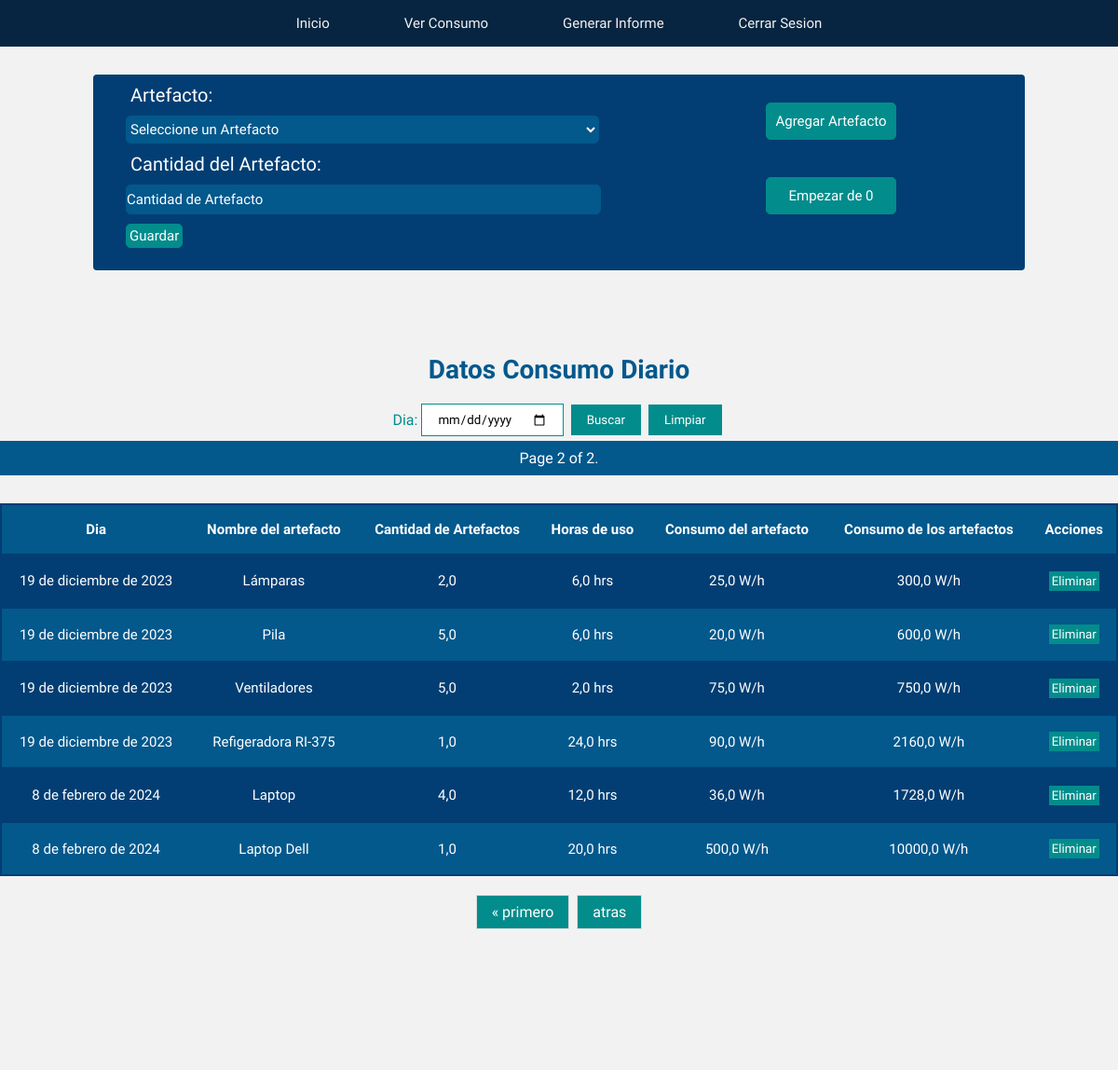
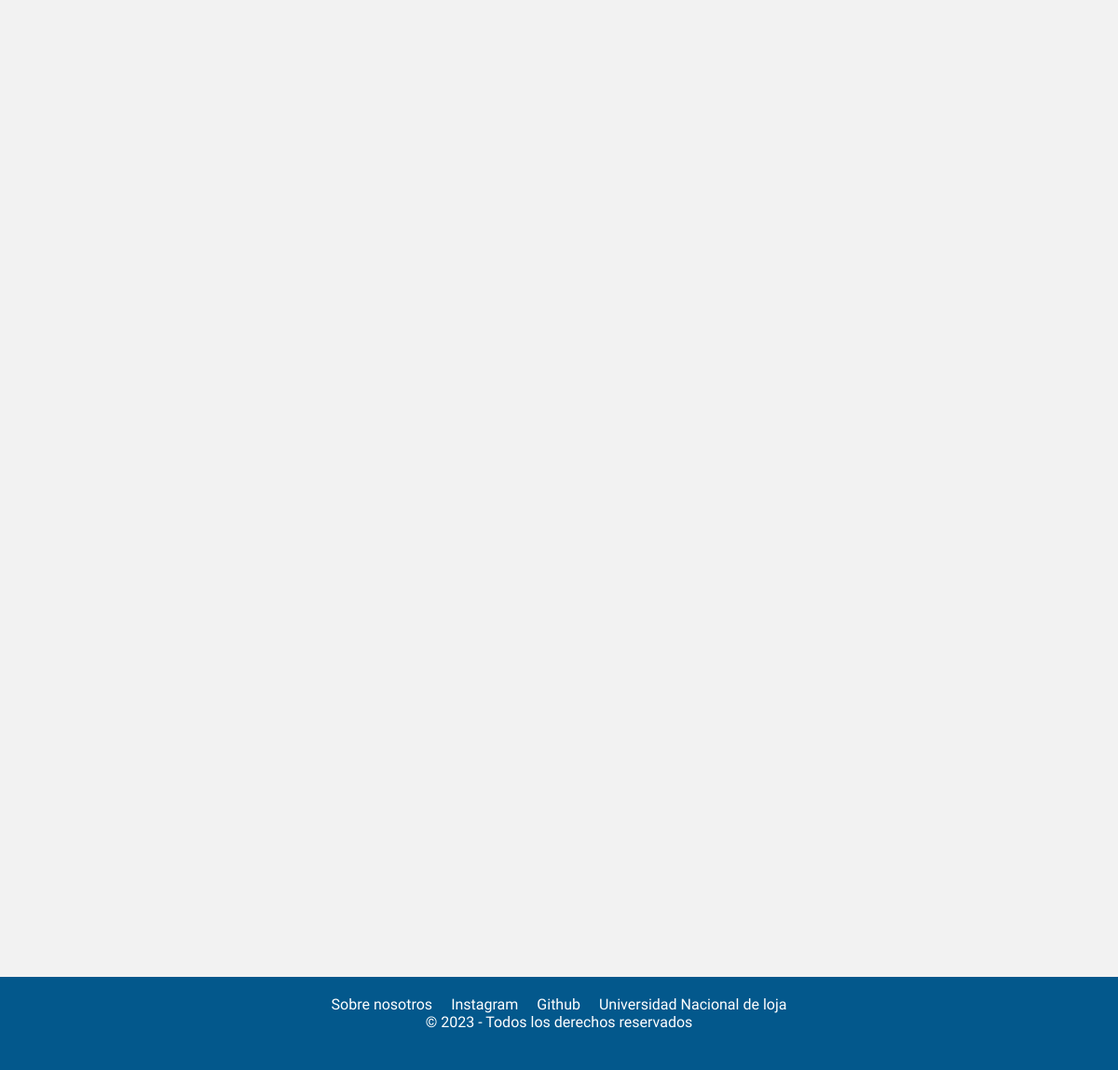
/paginaUsuario/inventario/?page=2 (signed in), run on the app's committed database (2 pictures, top to bottom).
### energy/models.py (models this page shows, shortened)
class Inventario(models.Model):
    user = models.ForeignKey(User, on_delete=models.CASCADE)
    artefacto = models.ForeignKey(Artefacto, on_delete=models.SET_NULL, null=True, related_name="artefacto_list")
    dia = models.DateField(default=datetime.now)
    cantidad_artefacto = models.FloatField()
    consumo_artefacto = models.FloatField(default=0)

class Artefacto(models.Model):
    user = models.ForeignKey(User, on_delete=models.CASCADE)
    nombre_artefacto = models.CharField(max_length=20)
    consumo_wh = models.FloatField(default=0)
    horas_de_uso = models.FloatField(default=0)
    def __str__(self):
        return f"{self.nombre_artefacto}"

### energy/views.py (the view, shortened to what this page needs)
# urls.py: path('paginaUsuario/inventario/', inventario, name="inventario"),
def inventario(request):
    if request.user.is_anonymous:
        return redirect('home')
    if request.user.is_authenticated:
        print(request.user.modoclaro.modo_claro)  # Corregir esta línea
        inventario_artefacto = Inventario.objects.filter(user=request.user)
        consumo_diario_del_mes = Informe.objects.filter(user=request.user)
        if request.method == 'GET':
            form = InventarioForm(user=request.user)
            inventario_artefacto = inventario_artefacto.order_by('dia')
            paginacion_inventario = Paginator(inventario_artefacto, 10)
            numero_pagina = request.GET.get('page')
            inventario_artefacto = paginacion_inventario.get_page(numero_pagina)
            return render(request, 'energy/home/inventario.html', {
                'form': form,
                'inventario_artefacto': inventario_artefacto,
                'consumo_diario': consumo_diario_del_mes,
                'eliminar_inventario': eliminar_inventario,
                'filtrar_inventario': FiltrarInventarioForm
            })
        return render(request, 'energy/home/inventario.html', {
            'eliminar': eliminar_artefacto_inventario,
            'ver_todo': Inventario.objects.filter(user=request.user),
        })

### energy/forms.py
class InventarioForm(forms.ModelForm):
    artefacto = forms.ModelChoiceField(
        widget=forms.Select(attrs={'placeholder': 'Artefacto'}),
        queryset=Artefacto.objects.all(),  # Inicialmente todos los artefacto, se actualizará en el __init__
        empty_label='Seleccione un Artefacto',
        required=True,
    )
    class Meta:
        model = Inventario
        fields = ('artefacto', 'cantidad_artefacto')
        widgets = {
            'cantidad_artefacto': forms.NumberInput(attrs={
                'placeholder': 'Cantidad de Artefacto',
                'min': '1',
            }),
        }
        labels = {
            'artefacto': 'Artefacto',
            'cantidad_artefacto': 'Cantidad del Artefacto',
        }
    def __init__(self, user, *args, **kwargs):
        super(InventarioForm, self).__init__(*args, **kwargs)
        self.fields['artefacto'].queryset = Artefacto.objects.filter(user=user)

### energy/templates/energy/home/inventario.html (shortened to what this page needs)
{% load static %}
<!DOCTYPE html>
<html lang="en">
<head>
    {% if  request.user.modoclaro.modo_claro %}
    <link rel="stylesheet" href="{% static 'energy/css/modo_claro/mcl_inventary.css' %}">
    {% else %}
    <link rel="stylesheet" href="{% static 'energy/css/modo_oscuro/mo_inventario.css' %}">
    {% endif %}
</head>
<body>
    <nav class="menu">
        <a href="{% url 'paginaUsuario' %}">Inicio</a>
        <a href="{% url 'proyecciones' %}">Ver Consumo</a>
        <a href="{% url 'informe' %}">Generar Informe</a>
        <a href="{% url 'cerrarSesion' %}">Cerrar Sesion</a>
    </nav>
    <div class="contenedor">
        <div class="formulario">
            <div class="form_content">
                <form method="post" action="{% url 'inventario' %}">
                    {{ form.as_p }}
                    <button type="submit">Guardar</button>
                  </form>
            </div>
            <div class="form_buttons">
                <button type="submit" ><a href="{% url 'artefacto' %}">Agregar Artefacto</a></button>
                <button type="submit"><a href="{% url 'eliminarInventario' %}"> Empezar de 0</a></button>
            </div>
        </div>
    </div>
<section class="section">
    <h1>Datos Consumo Diario</h1>
<form method="post" class="filtrar_artefacto">
    {{ filtrar_inventario }}
    <button type="submit"> Buscar</button>
    <button type="button" class="ver_todo"><a href="{% url 'inventario' %}">Limpiar</a></button>
</form>
 <span class="current">
            Page {{ inventario_artefacto.number }} of {{ inventario_artefacto.paginator.num_pages }}.
 </span>
<table>
  <tr>
      <th>Dia</th>
      <th>Nombre del artefacto</th>
      <th>Cantidad de Artefactos</th>
      <th>Horas de uso</th>
      <th>Consumo del artefacto</th>
      <th>Consumo de los artefactos</th>
      <th>Acciones</th>
  </tr>
  {% for inventario in inventario_artefacto %}
    <tr>
        <td>{{ inventario.dia }}</td>
        <td>{{ inventario.artefacto.nombre_artefacto }}</td>
        <td>{{ inventario.cantidad_artefacto }}</td>
        <td>{{ inventario.artefacto.horas_de_uso }} hrs</td>
        <td>{{ inventario.artefacto.consumo_wh }} W/h</td>
        <td>{{ inventario.consumo_artefacto }} W/h</td>
        <td>
        <form method="post" action="{% url 'eliminarArtefactoInventario' inventario.id %}">
          <button type="submit">Eliminar</button>
        </form>
        </td>
    </tr>
  {% endfor %}
</table>
<div class="pagination">
    <span class="step-links">
        {% if inventario_artefacto.has_previous %}
            <a href="?page=1">&laquo; primero</a>
            <a href="?page={{ inventario_artefacto.previous_page_number }}">atras</a>
        {% endif %}
    </span>
</div>
</section>
<footer>
    <nav class="navbarContactos">
        <ul class="contactos">
            <li><a href="{% url 'nosotros' %}">Sobre nosotros</a></li>
            <li><a href="https://www.instagram.com/foranix/">Instagram</a></li>
            <li><a href="https://github.com/SantiagoTamayo2002/energy_page#energy_page">Github</a></li>
            <li><a href="https://www.unl.edu.ec/">Universidad Nacional de loja</a></li>
        </ul>
    </nav>
    <p>&copy; 2023 - Todos los derechos reservados</p>
</footer>
</body>
</html>

### energy/static/energy/css/modo_claro/mcl_inventary.css (style rules this page uses)
* { padding: 0; margin: 0; font-family: 'livvic', sans-serif; }
body { background-color: #F2F2F2; color: #038C8C; }
.menu { position: relative; width: 100%; height: 50px; background: #072540; display: flex; justify-content: center; align-items: center; z-index: 2; }
.menu a { position: relative; display: inline-block; font-size: 15px; font-weight: 500; color: #F2F2F2; text-decoration: none; padding: 13px 35px; margin: 5px; z-index: 2; transition: color .5s; }
.menu a::after { content: ''; background: linear-gradient(10deg, #256D85, #038C8C); width: 100%; height: 100%; border-radius: 8px; position: absolute; top: 100%; left: 50%; transform: translate(-50%, -50%); z-index: -1; opacity: 0; transition: top .5s, opacity .5s; }
h1 { color: #03588C; font-size: 28px; text-align: center; }
.contenedor { display: flex; justify-content: center; }
.formulario { display: flex; margin-top: 30px; margin-bottom: 20px; padding: 0 20px; width: 80%; padding-bottom: 20px; border-radius: 4px; background-color: #023E73; }
.form_content { padding: 10px; width: 60%; height: 170px; }
.form_content input { width: 90%; height: 30px; border-radius: 5px; margin-top: 10px; margin-left: 5px; font-size: 15px; background-color: #03588C; color: #ffffff; border: 1px solid #03588C; }
.form_content input::placeholder { color: #ffffff; }
.form_content select { width: 90%; height: 30px; border-radius: 5px; margin: 10px 0; margin-left: 5px; font-size: 15px; background-color: #03588C; border: 1px solid #03588C; color: #ffffff; cursor: pointer; }
.form_content label { color: #FFFFFF; font-size: 20px; margin-left: 10px; }
.form_content button { margin-top: 10px; margin-left: 5px; color: #FFFFFF; background-color: #038C8C; border: 1px solid #038C8C; font-size: 15px; padding: 3px; border-radius: 5px; cursor: pointer; }
.form_buttons { width: 40%; flex-direction: column; text-align: center; }
.form_buttons button { display: inline; width: 140px; height: 40px; margin: 10px 80px; margin-top: 30px; background-color: #038C8C; border: 1px solid #038C8C; font-size: 15px; border-radius: 5px; }
.form_buttons button a { text-decoration: none; color: #FFFFFF; width: 600px; }
.section { margin-top: 70px; }
table { font-family: 'Livvic', Courier, monospace; width: 100%; height: 50vh; font-size: 15px; text-align: left; background-color: #023E73; color: #ffffff; border-collapse: collapse; margin-top: 30px; }
table button { background-color: #038C8C; border: 1px solid #038C8C; padding: 2px; color: #fff; cursor: pointer; }
th { font-weight: bolder; text-align: left; background-color: #03588C; }
tr { border: 2px solid #023E73; text-align: center; padding: 8px; }
tbody tr:nth-child(odd) { background-color: #03588C; }
th { text-align: center; align-content: center; padding: 10px; }
td { text-align: center; padding: 10px; }
.pagination { display: flex; justify-content: center; align-items: center; margin-top: 20px; }
.pagination a { color: #ffffff; float: left; padding: 8px 16px; text-decoration: none; transition: .3s; background-color: #038C8C; border: 1px solid #038C8C; }
.step-links { display: flex; align-items: center; justify-content: center; }
.step-links a { padding: 8px 16px; text-decoration: none; border: 1px solid #ddd; margin: 0 4px; }
.current { color: #ffffff; margin: 5px auto; padding: 8px 16px; text-decoration: none; border: 1px solid #03588C; background-color: #03588C; display: block; text-align: center; }
.filtrar_artefacto { display: flex; justify-content: center; align-items: center; margin-top: 20px; }
.filtrar_artefacto input { padding: 8px 16px; text-decoration: none; border: 1px solid #038C8C; margin: 0 4px; }
.filtrar_artefacto button { padding: 8px 16px; text-decoration: none; border: 1px solid #038C8C; margin: 0 4px; background-color: #038C8C; color: #ffffff; cursor: pointer; }
.ver_todo { display: inline-block; padding: 8px 16px; text-decoration: none; border: 1px solid #038C8C; margin: 0 4px; background-color: #038C8C; color: #ffffff; cursor: pointer; }
footer { background-color: #03588C; color: #ffffff; padding: 20px; text-align: center; position: fixed; bottom: 0; width: 100%; height: 100px; box-sizing: border-box; }
.contactos { display: flex; justify-content: center; align-items: center; list-style: none; padding: 0; }
.contactos li { margin: 0 10px; }
.contactos a { color: #ffffff; text-decoration: none; transition: color .5s; }
@media screen and (min-width: 480px) { footer { position: relative; bottom: 0; margin-top: 100%; width: 100%; } }

### data on the page
Inventario: dia "19 de diciembre de 2023", artefacto.nombre_artefacto "Lámparas", cantidad_artefacto "2,0", artefacto.horas_de_uso "6,0", artefacto.consumo_wh "25,0", consumo_artefacto "300,0"
Inventario: dia "19 de diciembre de 2023", artefacto.nombre_artefacto "Pila", cantidad_artefacto "5,0", artefacto.horas_de_uso "6,0", artefacto.consumo_wh "20,0", consumo_artefacto "600,0"
Inventario: dia "19 de diciembre de 2023", artefacto.nombre_artefacto "Ventiladores", cantidad_artefacto "5,0", artefacto.horas_de_uso "2,0", artefacto.consumo_wh "75,0", consumo_artefacto "750,0"
Inventario: dia "19 de diciembre de 2023", artefacto.nombre_artefacto "Refigeradora RI-375", cantidad_artefacto "1,0", artefacto.horas_de_uso "24,0", artefacto.consumo_wh "90,0", consumo_artefacto "2160,0"
Inventario: dia "8 de febrero de 2024", artefacto.nombre_artefacto "Laptop", cantidad_artefacto "4,0", artefacto.horas_de_uso "12,0", artefacto.consumo_wh "36,0", consumo_artefacto "1728,0"
Inventario: dia "8 de febrero de 2024", artefacto.nombre_artefacto "Laptop Dell", cantidad_artefacto "1,0", artefacto.horas_de_uso "20,0", artefacto.consumo_wh "500,0", consumo_artefacto "10000,0"

### other printed values
{{ inventario_artefacto.number }} "2"
{{ inventario_artefacto.paginator.num_pages }} "2"
